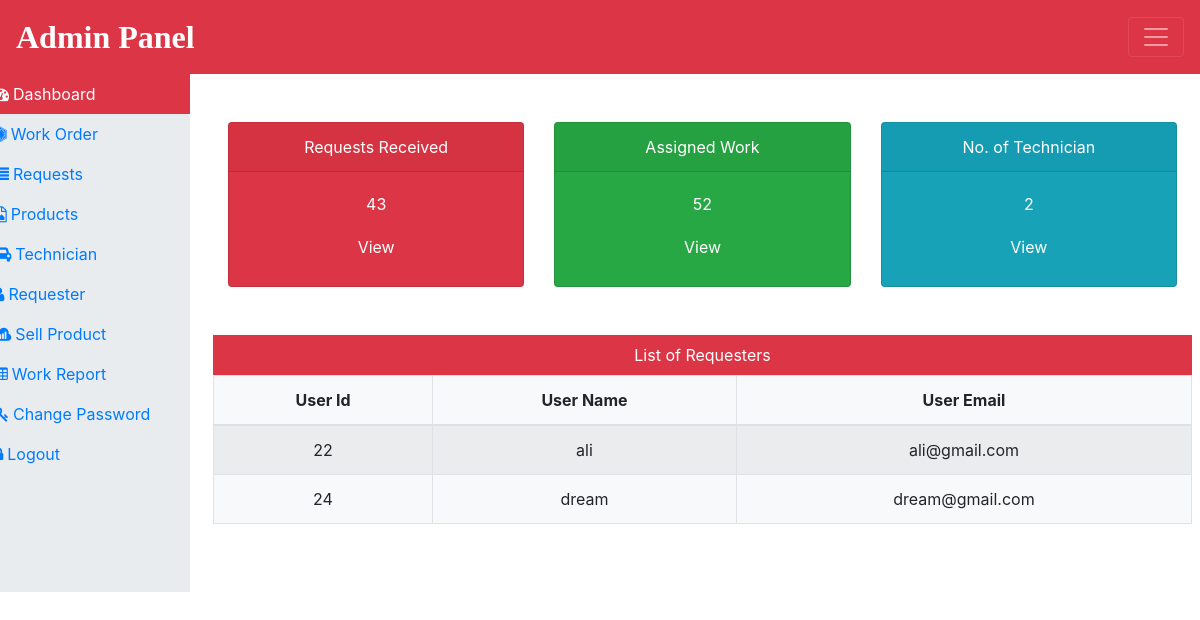
Screenshot of /admin/adminprofile.php (signed in) with the database file from the repository.
### tables this page shows
CREATE TABLE `registration` (
  `u_id` int(11) NOT NULL,
  `u_name` varchar(60) NOT NULL,
  `u_email` varchar(60) NOT NULL,
  `u_password` varchar(60) NOT NULL
);

### admin/adminprofile.php (the view, shortened to what this page needs)
<?php
include_once('../connection_db.php');
?>
<?php include_once('include/header.php'); ?>
<div class="col-md-10 " style="min-height: 550px;">
    <div class="row text-center mt-5 mx-2">
        <div class="col-md-4">
            <div class="card text-white bg-danger mb-5">
                <div class="card-header">Requests Received</div>
                <div class="card-body">
                    <div class="card-title">43</div>
                    <a href="" class="btn text-white">View</a>
                </div>
            </div>
        </div>
        <div class="col-md-4">
            <div class="card text-white bg-success mb-5">
                <div class="card-header">Assigned Work</div>
                <div class="card-body">
                    <div class="card-title">52</div>
                    <a href="" class="btn text-white">View</a>
                </div>
            </div>
        </div>
        <div class="col-md-4">
            <div class="card text-white bg-info mb-5">
                <div class="card-header">No. of Technician</div>
                <div class="card-body">
                    <div class="card-title">2</div>
                    <a href="" class="btn text-white">View</a>
                </div>
            </div>
        </div>
    </div>
    <div class="text-center  mx-2">
        <p class="bg-danger text-white p-2 mb-0">List of Requesters</p>
        <?php
        $sql = " select * from registration ";
        $result = $con->query($sql);
        if($result->num_rows> 0)
        {
            echo '
            <table class="table bg-light table-bordered table-hover  table-striped">
                <thead>
                   <tr>
                    <th>User Id</th>
                    <th>User Name</th>
                    <th>User Email</th>
                   </tr>
                </thead>
                <tbody>';
                    while($row = $result->fetch_assoc())
                    {
                    echo '<tr>';
                      echo   '<td>'.$row['u_id'].'</td>';
                      echo   '<td>'.$row['u_name'].'</td>';
                      echo   '<td>'.$row['u_email'].'</td>';
                      echo '</tr>';
                    }
              echo ' </tbody>
            </table>
           ';
        }
        else
        {
            echo '0 result';
        }
        ?>
    </div>
</div>
<?php include_once('include/footer.php'); ?>

### boot/css/style1.css (style rules this page uses)
body { padding: 0px; margin: 0px; }

### rows the page displays
registration: u_id "22", u_name "ali", u_email "ali@gmail.com"
registration: u_id "24", u_name "dream", u_email "dream@gmail.com"
